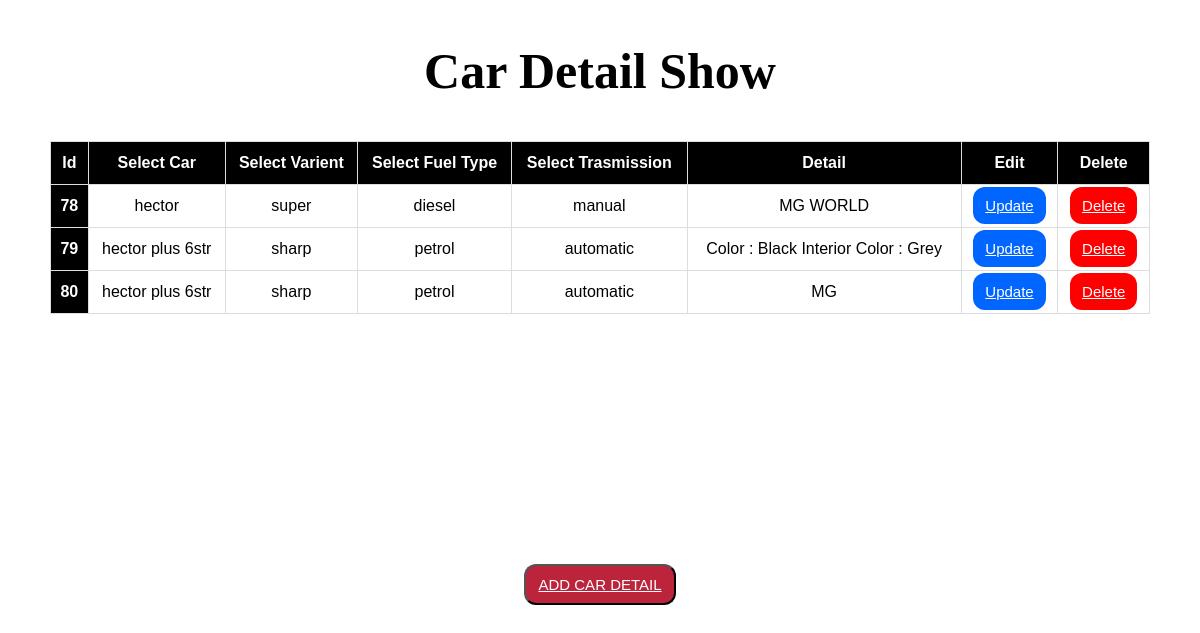
The app's page /Admin/Car_Detail_show.php with its own data.
### tables this page shows
CREATE TABLE `customer` (
  `id` int(11) NOT NULL,
  `car` varchar(100) DEFAULT NULL,
  `varient` varchar(100) NOT NULL,
  `fueltype` varchar(100) NOT NULL,
  `transmission` varchar(100) NOT NULL,
  `subject` varchar(200) NOT NULL
);

### Admin/Car_Detail_show.php (the view, shortened to what this page needs)
<!DOCTYPE html>
<html>
<head>
</head>
<body>
 <h2 class="text-center pt-5">Car Detail Show</h2>
 <table  style="width: 1100px" border="1px solid black" class="center">
  <thead>
    <tr>
      <th scope="col">Id</th>
      <th scope="col">Select Car</th>
      <th scope="col">Select Varient</th>
      <th scope="col">Select Fuel Type</th>
      <th scope="col">Select Trasmission</th>
      <th scope="col">Detail</th>
      <th scope="col">Edit</th>
      <th scope="col">Delete</th>
    </tr>
  </thead>
  <tbody>
    <?php
    include("connect.php");
    $temp=mysqli_query($con,"SELECT * FROM customer");
    while($data=mysqli_fetch_array($temp))
    {
      ?>
      <tr>
        <th scope="row"><?php echo $data['id']; ?></th>
        <td><?php echo $data['car']; ?></td>
        <td><?php echo $data['varient']; ?></td>
        <td><?php echo $data['fueltype']; ?></td>
        <td><?php echo $data['transmission']; ?></td>
        <td><?php echo $data['subject']; ?></td>
        <td><a href="Car_Detail_update.php?id=<?php echo $data['id']; ?>"
          class="button">Update</a></td>
          <td><a href="Car_Detail_delete.php?uidi=<?php echo $data['id']; ?>"
            class="button1">Delete</a></td>
          </tr>
        </tbody>
        <?php
      }
      ?>
    </table>
      <button class="ab"><a class="abc" href="Car_Detail_insert.php">ADD CAR DETAIL</a></button>
 <br> <br>
  </body>
  </html>

### Admin/Car_Detail_show.php (style rules this page uses)
body { text-align: center; }
table { font-family: Arial, Helvetica, sans-serif; border-collapse: collapse; width: 100%; }
h2 { font-size: 50px; }
td, th { border: 1px solid #ddd; padding: 8px; text-align: center; }
th { padding-top: 12px; padding-bottom: 12px; text-align: center; background-color: #000; color: white; }
.center { margin-left: auto; margin-right: auto; }
.button { padding: 10px 12px; font-size: 15px; text-align: center; cursor: pointer; outline: none; color: #fff; background-color: #0066ff; border: none; border-radius: 12px; }
.button1 { padding: 10px 12px; font-size: 15px; text-align: center; cursor: pointer; outline: none; color: #fff; background-color: #ff0000; border: none; border-radius: 12px; }
button.ab { margin-top: 250px; padding: 10px 12px; font-size: 15px; text-align: center; cursor: pointer; background-color:#BC243C ; border-radius: 12px; }
.abc { color:white; }

### records on screen
customer: id "78", car "hector", varient "super", fueltype "diesel", transmission "manual", subject "MG WORLD"
customer: id "79", car "hector plus 6str", varient "sharp", fueltype "petrol", transmission "automatic", subject "Color : Black Interior Color : Grey"
customer: id "80", car "hector plus 6str", varient "sharp", fueltype "petrol", transmission "automatic", subject "MG"
